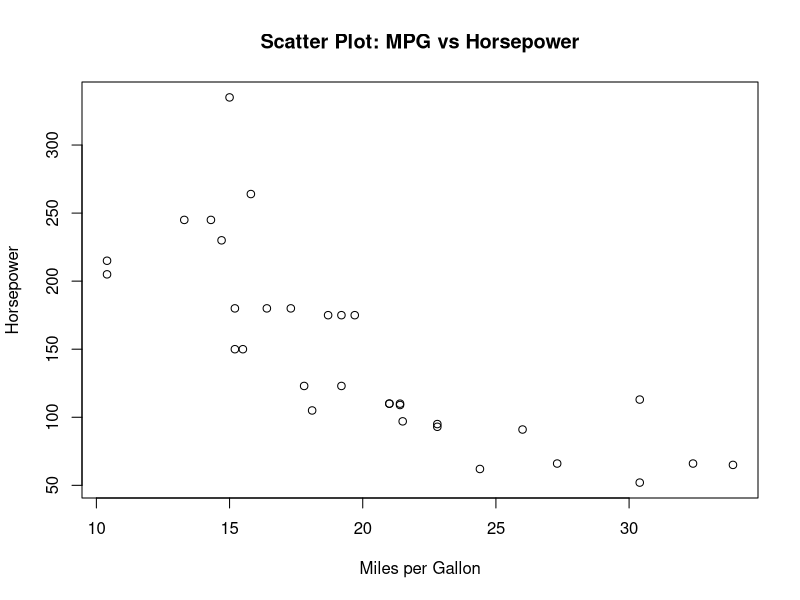
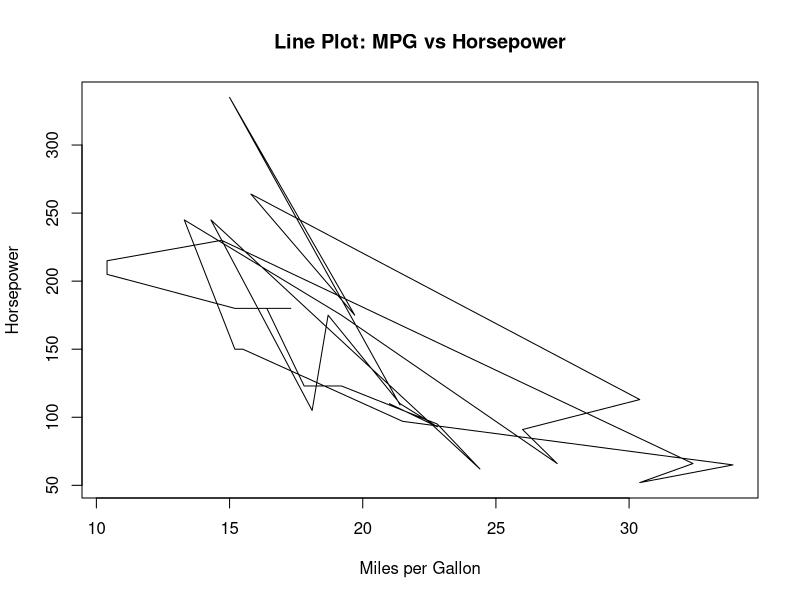
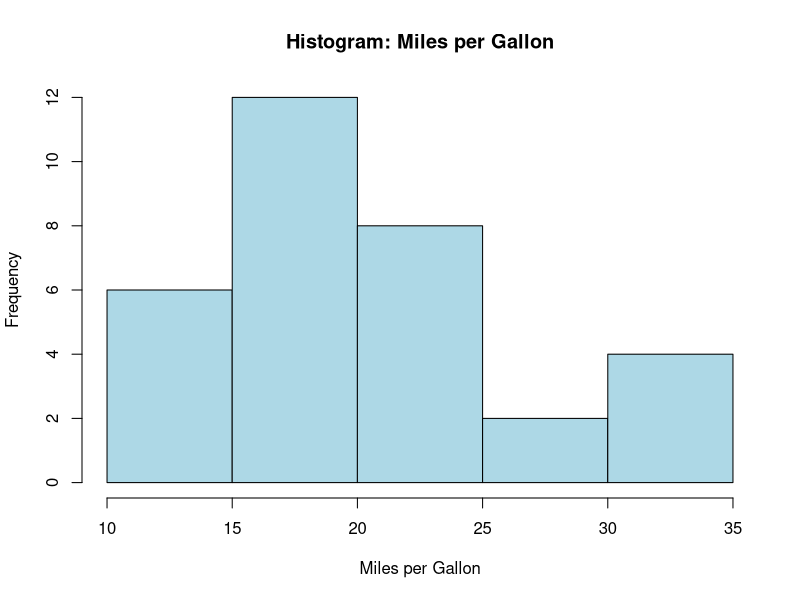
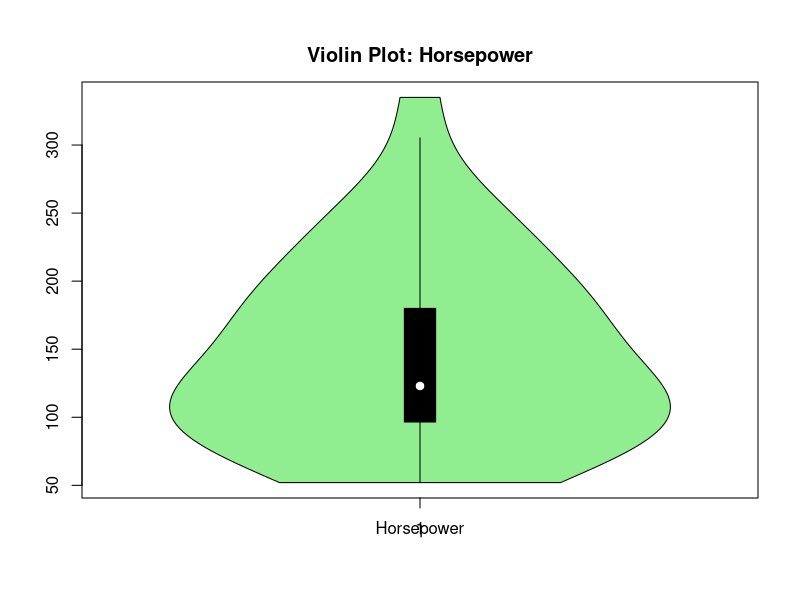
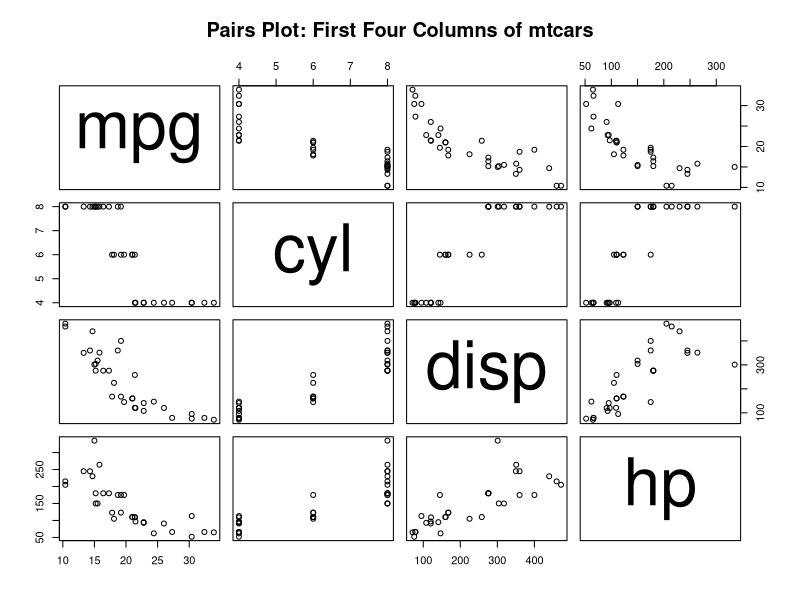

Write R code to recreate these figures, in order.
# created by: Data Within Reach
# url: https://youtube.com/playlist?list=PLuK223moJh6nCQDwTffNa3lx37RoVfHh4

# set up the data by loading the Motor Trend Cars Dataset:
data("mtcars")

# view the dataset:
head(mtcars)


# Create a scatter plot
plot(mtcars$mpg, mtcars$hp, main = "Scatter Plot: MPG vs Horsepower", 
     xlab = "Miles per Gallon", ylab = "Horsepower")

# Create a line plot
plot(mtcars$mpg, mtcars$hp, type = "l", main = "Line Plot: MPG vs Horsepower", 
     xlab = "Miles per Gallon", ylab = "Horsepower")



# Install and load the vioplot package
install.packages("vioplot")
library(vioplot)

# Create a histogram
hist(mtcars$mpg, main = "Histogram: Miles per Gallon", 
     xlab = "Miles per Gallon", col = "lightblue", border = "black")

# Create a violin plot
vioplot(mtcars$hp, main = "Violin Plot: Horsepower", xlab = "Horsepower", 
        col = "lightgreen")


# Create a pairs plot
pairs(mtcars[, 1:4], main = "Pairs Plot: First Four Columns of mtcars", 
      cex.labels = 6)
